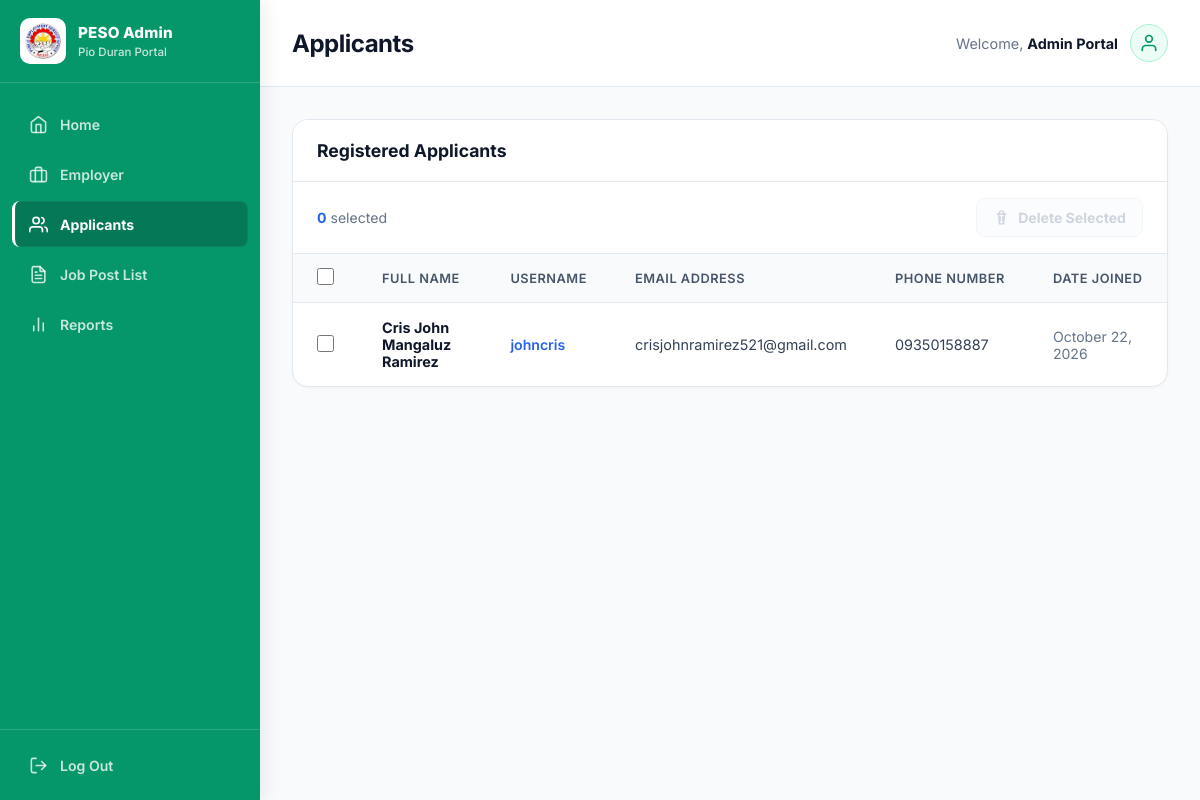
Page /peso/applicants/ (signed in) on the earlier database version.
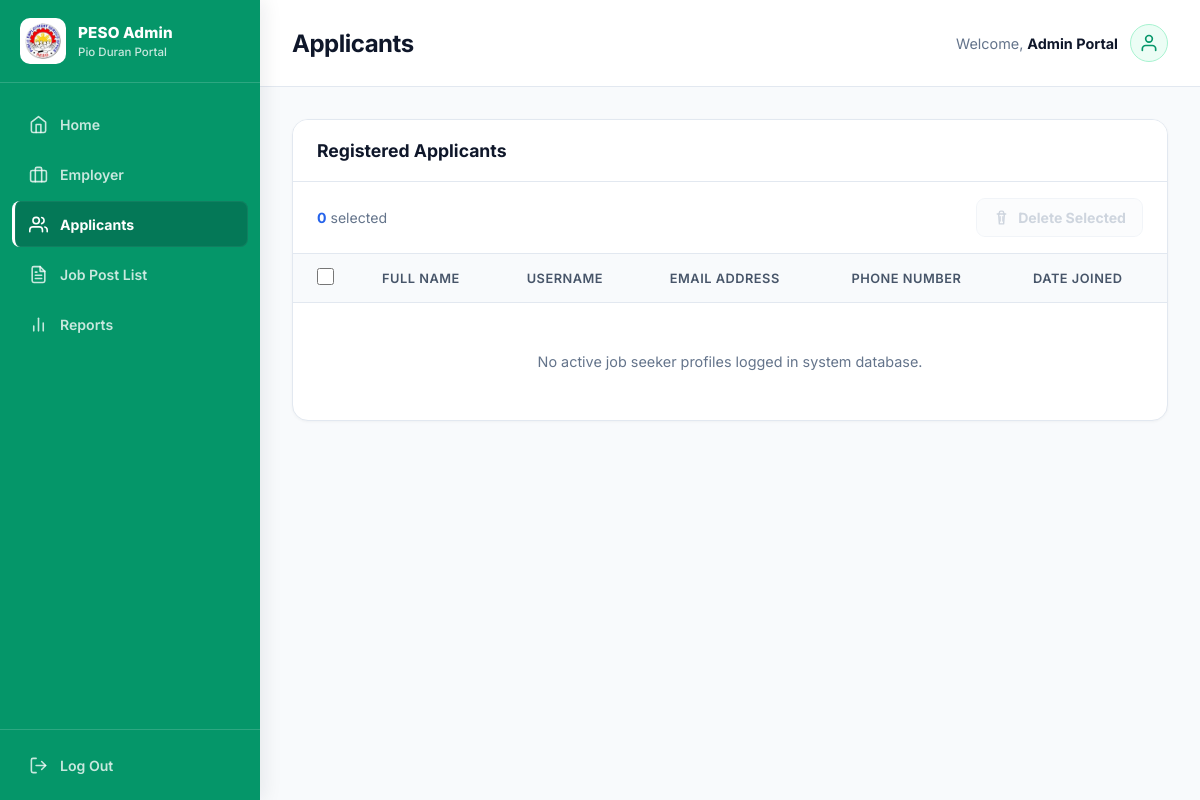
Same page on the later database version.
### applicant/models.py (models this page shows, shortened)
class Applicant(models.Model):
    user = models.OneToOneField(
        User,
        on_delete=models.CASCADE,
        related_name="applicant_profile"
    )
    first_name = models.CharField(max_length=266)
    last_name = models.CharField(max_length=266)
    middle_name = models.CharField(max_length=266)
    email = models.EmailField(unique=True)
    phone_number = models.CharField(max_length=11)
    skills = models.TextField(
        blank=True,
        null=True,
        help_text="Enter skills separated by commas. Example: Python, Django, React, SQL"
    )
    resume = models.FileField(upload_to="resume/")
    cover_letter = models.FileField(upload_to="cover/")

### user/models.py (models this page shows)
class User(AbstractUser):
    ROLE_CHOICES = (
        ("admin", "Admin"),
        ("employer", "Employer"),
        ("applicant", "Applicant"),
    )
    role = models.CharField(max_length=20, choices=ROLE_CHOICES, default="applicant")

### core/views.py (the view)
# urls.py: path("applicants/", views.applicant_list, name="applicant-list"),
@login_required(login_url="login_user")
def applicant_list(request):
    applicants = Applicant.objects.select_related("user").all()
    return render(request, "pages/applicant_list.html", {
        "applicants": applicants
    })

### core/templates/pages/applicant_list.html (shortened to what the changed rows need)
{% extends 'base.html' %}
{% load static %}
{% block content %}
<header class="content-header">
    <div class="page-title">
        <h2>Applicants</h2>
    </div>
</header>
<div class="dashboard-workspace">
    <div class="data-card">
        <form
            method="POST"
            action="{% url 'delete-selected-applicants' %}"
            id="deleteApplicantsForm"
        >
            <div class="table-responsive">
                <table>
                    <thead>
                        <tr>
                            <th class="checkbox-cell">
                                <input
                                    type="checkbox"
                                    id="selectAll"
                                    title="Select all applicants"
                                >
                            </th>
                            <th>
                                Full Name
                            </th>
                            <th>
                                Username
                            </th>
                            <th>
                                Email Address
                            </th>
                            <th>
                                Phone Number
                            </th>
                            <th>
                                Date Joined
                            </th>
                        </tr>
                    </thead>
                    <tbody>
                        {% for applicant in applicants %}
                        <tr class="applicant-row">
                            <td class="checkbox-cell">
                                <input
                                    type="checkbox"
                                    name="applicant_ids"
                                    value="{{ applicant.id }}"
                                    class="applicant-checkbox"
                                >
                            </td>
                            <td>
                                <strong style="color: #0f172a;">
                                    {{ applicant.first_name }}
                                    {% if applicant.middle_name %}
                                        {{ applicant.middle_name }}
                                    {% endif %}
                                    {{ applicant.last_name }}
                                </strong>
                            </td>
                            <td class="applicant-username">
                                {{ applicant.user.username }}
                            </td>
                            <td style="color: #334155;">
                                {{ applicant.email }}
                            </td>
                            <td style="color: #334155;">
                                {{ applicant.phone_number }}
                            </td>
                            <td class="date-joined">
                                {{ applicant.user.date_joined|date:"F d, Y" }}
                            </td>
                        </tr>
                        {% empty %}
                        <tr>
                            <td
                                colspan="6"
                                class="empty-state"
                            >
                                No active job seeker profiles
                                logged in system database.
                            </td>
                        </tr>
                        {% endfor %}
                    </tbody>
                </table>
            </div>
        </form>
    </div>
</div>
{% endblock %}

Differences in the rows shown:
removed Applicant: first_name "Cris John", middle_name "Mangaluz", last_name "Ramirez", user.username "johncris", email "crisjohnramirez521@gmail.com", phone_number "09350158887", user.date_joined "October 22, 2026"
Other differences:
text now shown: "No active job seeker profiles logged in system database."
